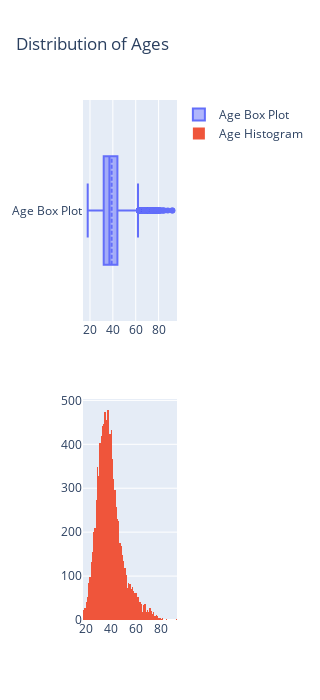

Notebook cell for this chart:
### Code cell
fig = make_subplots(rows=2, cols=1)

tr1=go.Box(x=data['Age'],name='Age Box Plot',boxmean=True)
tr2=go.Histogram(x=data['Age'],name='Age Histogram')

fig.add_trace(tr1,row=1,col=1)
fig.add_trace(tr2,row=2,col=1)

fig.update_layout(height=700, width=100, title_text="Distribution of Ages")
fig.show()

### Figure 1 — Plotly figure (JSON) as saved in the notebook; plotly's stock layout.template omitted (floating-point values rounded to 4 significant figures; data arrays with more than 128 entries replaced by an {"elided": "..."} marker saying what was removed)
{"data": [{"boxmean": true, "name": "Age Box Plot", "type": "box", "x": {"elided": "10000 int values"}, "xaxis": "x", "yaxis": "y"}, {"name": "Age Histogram", "type": "histogram", "x": {"elided": "10000 int values"}, "xaxis": "x2", "yaxis": "y2"}], "layout": {"height": 700, "title": {"text": "Distribution of Ages"}, "width": 100, "xaxis": {"anchor": "y", "domain": [0, 1]}, "xaxis2": {"anchor": "y2", "domain": [0, 1]}, "yaxis": {"anchor": "x", "domain": [0.575, 1]}, "yaxis2": {"anchor": "x2", "domain": [0, 0.425]}}}
